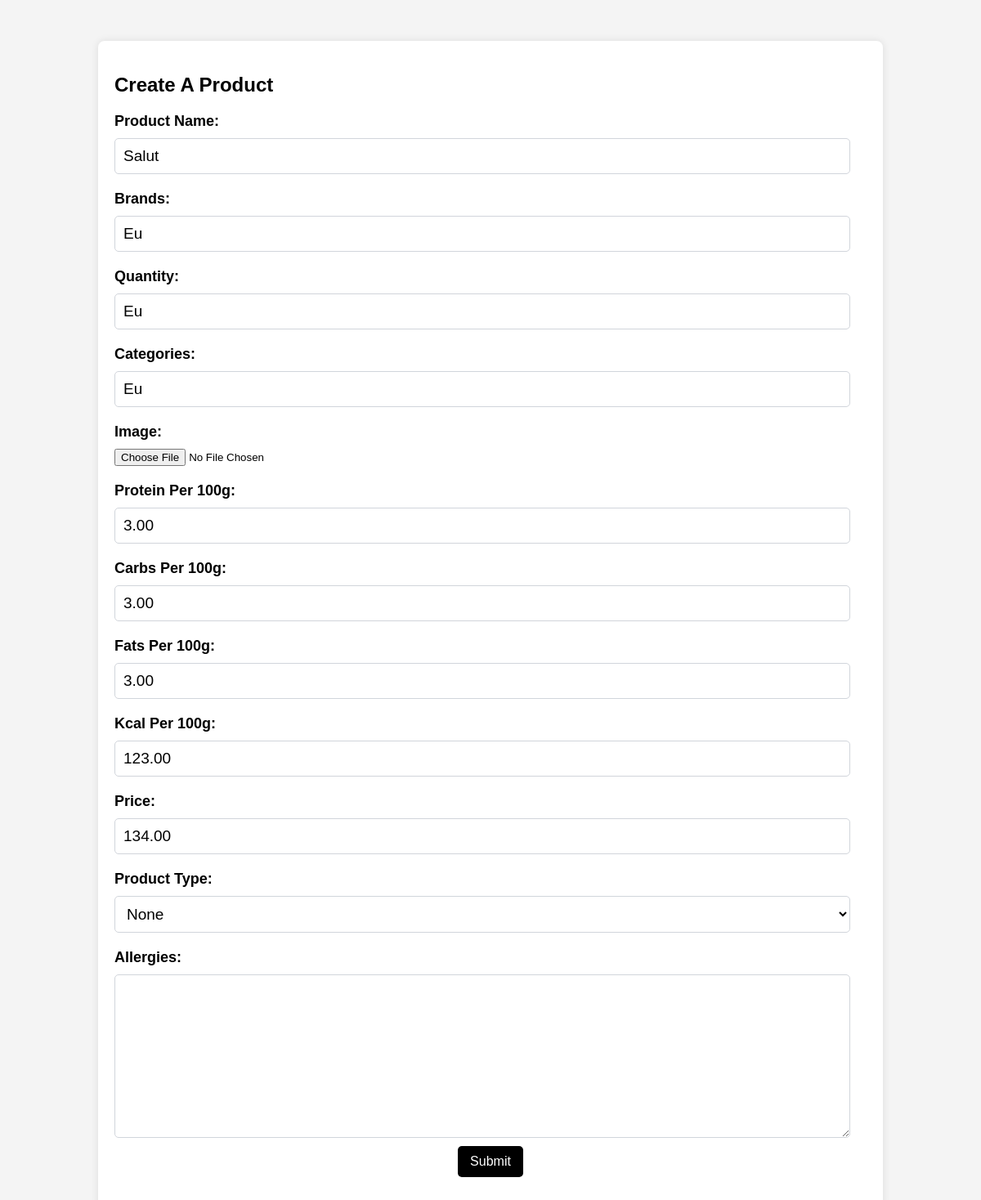
The app's page /my-products/6/edit/ (signed in) with its own data.
### WellnessCorner/models.py (models this page shows, shortened)
class PendingProduct(models.Model):
    PRODUCT_TYPES = (
        ('None', 'None'),
        ('lactate', 'Lactate'),
        ('carne', 'Carne'),
        ('legume', 'Legume'),
        ('fructe', 'Fructe'),
    )
    user = models.ForeignKey(settings.AUTH_USER_MODEL, on_delete=models.CASCADE, null=True, blank=True)
    product_name = models.CharField(max_length=100)
    brands = models.CharField(max_length=100)
    quantity = models.CharField(max_length=50)
    categories = models.CharField(max_length=200)
    image = models.ImageField(upload_to='pending_product_images/', null=True, blank=True)
    protein_per_100g = models.DecimalField(max_digits=10, decimal_places=2, null=True, blank=True)
    carbs_per_100g = models.DecimalField(max_digits=10, decimal_places=2, null=True, blank=True)
    fats_per_100g = models.DecimalField(max_digits=10, decimal_places=2, null=True, blank=True)
    kcal_per_100g = models.DecimalField(max_digits=10, decimal_places=2, null=True, blank=True)
    price = models.DecimalField(max_digits=10, decimal_places=2, null=True, blank=True)
    product_type = models.CharField(max_length=20, choices=PRODUCT_TYPES, default='None')
    allergies = models.TextField(null=True, blank=True)
    user_rating = models.DecimalField(max_digits=3, decimal_places=1, null=True, blank=True)
    approved = models.BooleanField(default=False)

### WellnessCorner/views.py (the view)
# urls.py: path('my-products/<int:pk>/edit/', views.edit_product, name='edit_product'),
@login_required
def edit_product(request, pk):
    pending_product = get_object_or_404(PendingProduct, pk=pk)
    if request.method == 'POST':
        form = ProductForm(request.POST, request.FILES, instance=pending_product)
        if form.is_valid():
            product_exists = Product.objects.filter(product_name=form.cleaned_data['product_name']).exists()
            api_product_exists = ApiProduct.objects.filter(product_name=form.cleaned_data['product_name']).exists()
            if product_exists or api_product_exists:
                messages.error(request, f'A product with the name "{form.cleaned_data["product_name"]}" already exists.')
                return render(request, 'create.html', {'form': form})  # Render the page with the form and error message
            else:
                form.save()
                return redirect('my_products')
    else:
        form = ProductForm(instance=pending_product)
    return render(request, 'edit_product.html', {'form': form})

### WellnessCorner/forms.py (shortened to what this page needs)
class ProductForm(forms.ModelForm):
    class Meta:
        model = PendingProduct
        fields = ['product_name', 'brands', 'quantity', 'categories', 'image', 'protein_per_100g', 'carbs_per_100g', 'fats_per_100g', 'kcal_per_100g', 'price', 'product_type', 'allergies']
        widgets = {
            'image': forms.FileInput(attrs={'accept': 'image/*'}),  # Add an accept attribute to limit file types to images
        }

### templates/edit_product.html (shortened to what this page needs)
{% load static %}
<!DOCTYPE html>
<html>
<head>
    <link rel="stylesheet" href="{% static 'post-form.css' %}">
</head>
<body>
    <div class="wrapper profile">
        <div class="profile-container">
            <div class="col-right">
  <h2>Create a product</h2>
  <form method="post" enctype="multipart/form-data">
    <label for="{{ form.product_name.id_for_label }}">Product Name:</label>
    {{ form.product_name }}
    <label for="{{ form.brands.id_for_label }}">Brands:</label>
    {{ form.brands }}
    <label for="{{ form.quantity.id_for_label }}">Quantity:</label>
    {{ form.quantity }}
    <label for="{{ form.categories.id_for_label }}">Categories:</label>
    {{ form.categories }}
    <label for="{{ form.image.id_for_label }}">Image:</label>
    {{ form.image }}
    <label for="{{ form.protein_per_100g.id_for_label }}">Protein per 100g:</label>
    {{ form.protein_per_100g }}
    <label for="{{ form.carbs_per_100g.id_for_label }}">Carbs per 100g:</label>
    {{ form.carbs_per_100g }}
    <label for="{{ form.fats_per_100g.id_for_label }}">Fats per 100g:</label>
    {{ form.fats_per_100g }}
    <label for="{{ form.kcal_per_100g.id_for_label }}">Kcal per 100g:</label>
    {{ form.kcal_per_100g }}
    <label for="{{ form.price.id_for_label }}">Price:</label>
    {{ form.price }}
    <label for="{{ form.product_type.id_for_label }}">Product Type:</label>
    {{ form.product_type }}
    <label for="{{ form.allergies.id_for_label }}">Allergies:</label>
    {{ form.allergies }}
    <button type="submit">Submit</button>
</form>
</div>
</div>
</div>

### static/post-form.css (style rules this page uses)
* { font-family: 'Nunito', sans-serif; box-sizing: border-box; text-decoration: none; outline: none; border: none; text-transform: capitalize; transition: all .2s linear; }
html { font-size: 62.5%; overflow-x: hidden; scroll-padding-top: 5.5rem; scroll-behavior: smooth; }
body { font-family: Arial, sans-serif; margin: 0; padding: 0; display: flex; flex-direction: column; align-items: center; justify-content: flex-start; min-height: 100vh; background-color: #f3f4f6; }
h2 { color: #000000; font-weight: bold; font-size: 2.4rem; margin: 0; margin-bottom: 1rem; }
label { color: #000000; font-size: 3.0rem; margin-bottom: 0.5rem; display: block; margin-right: 1rem; margin-top:20px; width: 100%; }
input[type="text"],input[type="password"],input[type="number"], select, .select, textarea { width: calc(100% - 2rem); font-size: 1.9rem; background-color: #ffffff; border-radius: 0.5rem; border: 1.2px solid #d1d5db; color: #000000; padding: 1rem; margin-top: 0.5rem; margin-bottom: 1rem; margin-right: 1rem; display: block; }
textarea { height:200px; }
button[type="submit"] { background-color: black; color: white; border-radius: 0.5rem; padding: 1rem 1.5rem; font-size: 1.6rem; transition: all 0.2s ease-in-out; cursor: pointer; border: none; outline: none; display: block; margin: 0 auto; }
body { font-family: 'Arial', sans-serif; margin: 0; padding: 0; background-color: #f4f4f4; }
.wrapper { width: 80%; font-size: 100%; margin: 50px auto; }
.profile-container { background-color: #fff; padding: 20px; border-radius: 8px; box-shadow: 0 0 10px rgba(0, 0, 0, 0.1); }
.col-right { margin-top: 20px; }
form { margin-bottom: 20px; }
label { display: block; margin-bottom: 10px; font-weight: bold; font-size: 18px; }

### records on screen
PendingProduct: product_name "salut", brands "eu", quantity "eu", categories "eu", protein_per_100g "3.00", carbs_per_100g "3.00", fats_per_100g "3.00", kcal_per_100g "123.00", price "134.00", product_type "None"
